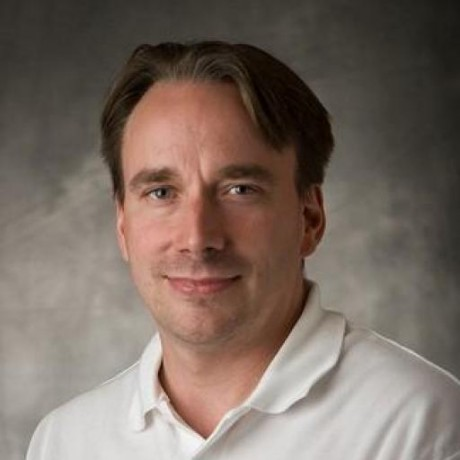
#> input picture tests/human-test.jpg, 460 x 460 px; the run also reads 1 picture not shown here
$ python test.py
#> lines starting #> are read from the running program, lines starting #| are printed output that depends on the picture
### deeppyer.py
import argparse
import asyncio
from collections import namedtuple
from enum import Enum
import math

from PIL import Image, ImageOps, ImageEnhance
import cv2
import numpy


# TODO: instead, take in tuples of colours
class DeepfryTypes(Enum):
    """
    Enum for the various possible effects added to the image.
    """
    RED = 1
    BLUE = 2


class Colours:
    RED = (254, 0, 2)
    YELLOW = (255, 255, 15)
    BLUE = (36, 113, 229)
    WHITE = (255,) * 3


face_cascade = cv2.CascadeClassifier('./face_cascade.xml')
eye_cascade = cv2.CascadeClassifier('./eye_cascade.xml')
flare_img = Image.open('./flare.png')

FlarePosition = namedtuple('FlarePosition', ['x', 'y', 'size'])


async def deepfry(img: Image, type=DeepfryTypes.RED, *, flares: bool = True) -> Image:
    """
    Deepfry a given image.

    :param img: Image to manipulate.
    :param type: Colours to apply on the image.
    :param flares: Whether or not to try and detect faces for applying lens flares.
    :type img: PIL.Image
    :type type: DeepfryTypes
    :type flares: bool

    :returns: Deepfried image.
    :rtype: PIL.Image
    """
    if type not in DeepfryTypes:
        raise ValueError(f'Unknown deepfry type "{type}", expected a value from deeppyer.DeepfryTypes')

    img = img.copy().convert('RGB')
    flare_positions = []

    if flares:
        opencv_img = cv2.cvtColor(numpy.array(img), cv2.COLOR_RGB2GRAY)

        faces = face_cascade.detectMultiScale(
            opencv_img,
            scaleFactor=1.3,
            minNeighbors=5,
            minSize=(30, 30),
            flags=cv2.CASCADE_SCALE_IMAGE
        )

        for (x, y, w, h) in faces:
            face_roi = opencv_img[y:y+h, x:x+w]  # Get region of interest (detected face)

            eyes = eye_cascade.detectMultiScale(face_roi)

            for (ex, ey, ew, eh) in eyes:
                eye_corner = (ex + ew / 2, ey + eh / 2)
                flare_size = eh if eh > ew else ew
                flare_size *= 4
                corners = [math.floor(x) for x in eye_corner]
                eye_corner = FlarePosition(*corners, flare_size)

                flare_positions.append(eye_corner)

    # Crush image to hell and back
    img = img.convert('RGB')
    width, height = img.width, img.height
    img = img.resize((int(width ** .75), int(height ** .75)), resample=Image.LANCZOS)
    img = img.resize((int(width ** .88), int(height ** .88)), resample=Image.BILINEAR)
    img = img.resize((int(width ** .9), int(height ** .9)), resample=Image.BICUBIC)
    img = img.resize((width, height), resample=Image.BICUBIC)
    img = ImageOps.posterize(img, 4)

    # Generate red and yellow overlay for classic deepfry effect
    r = img.split()[0]
    r = ImageEnhance.Contrast(r).enhance(2.0)
    r = ImageEnhance.Brightness(r).enhance(1.5)

    if type == DeepfryTypes.RED:
        r = ImageOps.colorize(r, Colours.RED, Colours.YELLOW)
    elif type == DeepfryTypes.BLUE:
        r = ImageOps.colorize(r, Colours.BLUE, Colours.WHITE)

    # Overlay red and yellow onto main image and sharpen the hell out of it
    img = Image.blend(img, r, 0.75)
    img = ImageEnhance.Sharpness(img).enhance(100.0)

    # Apply flares on any detected eyes
    for flare in flare_positions:
        flare_transformed = flare_img.copy().resize((flare.size,) * 2, resample=Image.BILINEAR)
        img.paste(flare_transformed, (flare.x, flare.y), flare_transformed)

    return img

# [16 lines that do not run on import are left out]

### test.py
from PIL import Image
import asyncio, math, json, deeppyer

async def main():
    print('[tests] Generating gradient image...')
    img = Image.new('RGB', (100, 100))

    for y in range(100):
        for x in range(100):
            distanceToCenter = math.sqrt((x - 100 / 2) ** 2 + (y - 100 / 2) ** 2)
            distanceToCenter = float(distanceToCenter) / (math.sqrt(2) * 100 / 2)

            r = 0 * distanceToCenter + 255 * (1 - distanceToCenter)
            g = 0 * distanceToCenter + 255 * (1 - distanceToCenter)
            b = 0 * distanceToCenter + 255 * (1 - distanceToCenter)

            img.putpixel((x, y), (int(r), int(g), int(b)))

    img.save('./tests/gradient.jpg')

    print('[tests] Deepfrying gradient...')

    img2 = await deeppyer.deepfry(img)
    img2.save('./tests/gradient-fried.jpg')

    img2 = await deeppyer.deepfry(img, type=deeppyer.DeepfryTypes.BLUE)
    img2.save('./tests/gradient-fried-blue.jpg')

    print('[tests] Image successfully deepfried. Saved at `./test/gradient-fried.jpg`. and `./test/gradient-fried-blue.jpg`')

    #with open('./tests/token.json') as t:
    #    data = json.load(t)

    print('[tests] Deepfrying `./test/test.jpg` with flares.')

    img = Image.open('./tests/human-test.jpg')

    img2 = await deeppyer.deepfry(img, token=data['token'], url_base=data.get('url_base', 'westcentralus'))
    img2.save('./tests/human-fried.jpg')

    img2 = await deeppyer.deepfry(img, token=data['token'], url_base=data.get('url_base', 'westcentralus'), type=deeppyer.DeepfryTypes.BLUE)
    img2.save('./tests/human-fried-blue.jpg')

    print('[tests] Human image successfully deepfried. Saved at `./test/human-fried.jpg` and `./test/human-fried-blue.jpg`.')

    print('[tests] All tests successfully completed.')
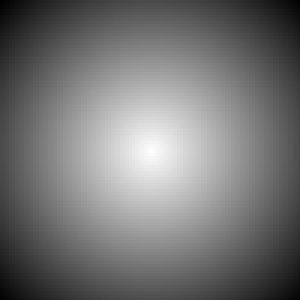
#> saved as gradient.jpg: PIL image 100x100 RGB (shown 3 times larger); min 0, max 255, mean 116.4
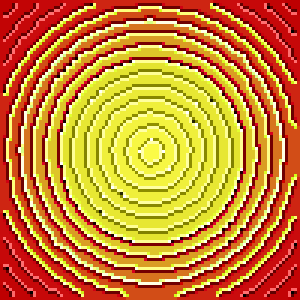
#> saved as gradient-fried.jpg: PIL image 100x100 RGB (shown 3 times larger); mean R, G, B 204.5, 134.1, 51.3
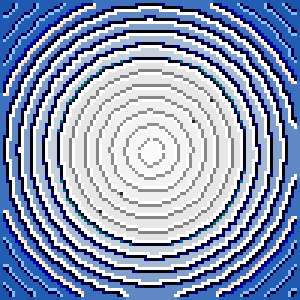
#> saved as gradient-fried-blue.jpg: PIL image 100x100 RGB (shown 3 times larger); mean R, G, B 140.7, 155.3, 187.4

loop = asyncio.get_event_loop()
#> (the run stopped early here; a loop or call above may not have finished)
